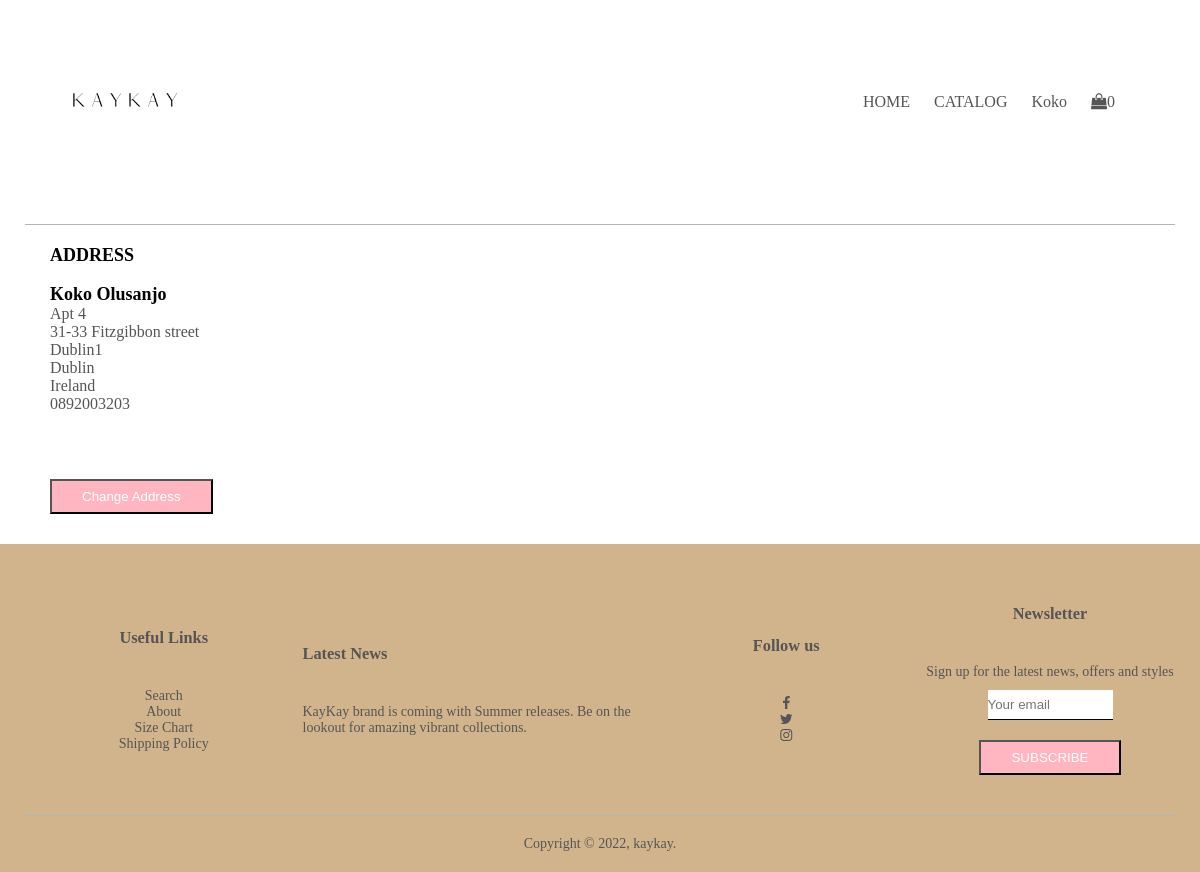
/address (signed in), run on the app's committed database.
### tables this page shows
CREATE TABLE users
    (id INTEGER PRIMARY KEY NOT NULL,
    hash TEXT NOT NULL,
    first_name VARCHAR NOT NULL,
    last_name VARCHAR NOT NULL,
    email TEXT NOT NULL,
    created_at DATETIME DEFAULT CURRENT_TIMESTAMP,
    address_1 TEXT NOT NULL,
    address_2 TEXT NOT NULL,
    city VARCHAR NOT NULL,
    state VARCHAR NOT NULL,
    country VARCHAR NOT NULL,
    phone VARCHAR NOT NULL,
    mom_maiden_name VARCHAR NOT NULL,
    born_city VARCHAR NOT NULL);

### app.py (the view)
@app.route("/address")
@login_required
def address():
    user_info = get_user()
    return render_template("address.html", user_info=user_info)

### app.py (called while the page is built)
@app.after_request
def after_request(response):
    response.headers["Cache-Control"] = "no-cache, no-store, must-revalidate"
    response.headers["Expires"] = 0
    response.headers["Pragma"] = "no-cache"
    return response

### import_functions.py (called while the page is built)
def login_required(f):
    @wraps(f)
    def decorated_function(*args, **kwargs):
        print(session.get("user_id"))
        if session.get("user_id") is None or session.get("user_id") == 0:
            return redirect("/logon")
        return f(*args, **kwargs)
    return decorated_function

def get_user():
    user = db.execute("""SELECT *
                          FROM users
                          WHERE id = ?""",
                          session["user_id"])
    return user

### templates/address.html (shortened to what this page needs)
{% extends "layout.html" %}
{% block main %}
<div class="address-page">
    <div class="container">
        <div class="row">
                <div class="address">
                    <span> ADDRESS </span>
                    <br></br>
                    {% for user in user_info %}
                    <span> {{ user["first_name"] }} {{ user["last_name"] }}</span>
                    <p> {{ user["address_1"] }}</p>
                    <p> {{ user["address_2"] }}</p>
                    <p> {{ user["city"] }}</p>
                    <p> {{ user["state"] }}</p>
                    <p> {{ user["country"] }}</p>
                    <p> {{ user["phone"] }}</p>
                    {% endfor %}
                    <br></br>
                    <a href="/changeAddress"><button type="submit" class="btn-2">Change Address</button></a>
                </div>
            </div>
        </div>
    </div>
</div>
{% endblock %}

### templates/layout.html (shortened to what this page needs)
<!DOCTYPE html>
<html lang="en">
<head>
    <link href="/static/CSS/style.css" rel="stylesheet">
    <link href="https://stackpath.bootstrapcdn.com/font-awesome/4.7.0/css/font-awesome.min.css" rel="stylesheet">
    <link rel='stylesheet' href='https://cdnjs.cloudflare.com/ajax/libs/font-awesome/4.7.0/css/font-awesome.min.css'>
</head>
<body>
    <div class="container">
        <div class="navbar">
            <div class="logo">
                <a href="/"><img src="/static/images/kb2.PNG" width="160px"></a>
            </div>
            <nav>
                {% if session["user_id"] %}
                <ul id="MenuItems">
                    <li><a href="/">HOME</a></li>
                    <li><a href="/catalog">CATALOG</a></li>
                    <li><a href="/profile">{{ session["first_name"] }}</a></li>
                    <li><a href="/cart"><i class='fa fa-shopping-bag'></i>{{ session["cart"] | length }}</a><li>
                </ul>
                {% endif %}
            </nav>
        </div>
        <hr>
        <main class="container-fluid py-5 text-center">
            {% block main %}{% endblock %}
    <div class="footer">
        <div class="container">
            <div class="row">
                <div class="footer-col-1">
                    <h3>Useful Links</h3>
                    <ul>
                        <li><a href="">Search</a></li>
                        <li><a href="">About</a></li>
                        <li>Size Chart</li>
                        <li>Shipping Policy</li>
                    </ul>
                </div>
                <div class="footer-col-2">
                    <h3>Latest News</h3>
                    <p>KayKay brand is coming with Summer releases. Be on the lookout for amazing vibrant collections.
                </div>
                <div class="footer-col-3">
                    <h3>Follow us</h3>
                    <ul>
                        <li><a href=""><i class='fa fa-facebook'></i></a></li>
                        <li><a href=""><i class='fa fa-twitter'></i></a></li>
                        <li><a href=""><i class='fa fa-instagram'></i></a></li>
                    </ul>
                </div>
                <div class="footer-col-4">
                    <h3>Newsletter</h3>
                    <p> Sign up for the latest news, offers
                        and styles</p>
                    <form action="/subscribe" method="post">
                        <div class="mb-3">
                            <input autocomplete="off" class="form-control mx-auto w-auto" id="email" name="email" placeholder="Your email" type="text" required>
                        </div>
                        <div>
                        <button class="btn2" type="submit">SUBSCRIBE</button>
                        </div>
                    </form>
                </div>
            </div>
            <hr>
            <p class="copyright">Copyright © 2022, kaykay.</p>
        </div>
    </div>
</body>
</html>

### static/CSS/style.css (style rules this page uses)
* { margin: 0; padding: 0; box-sizing: border-box; }
.navbar { display: flex; align-items: center; padding: 20px; }
nav { flex: 1; text-align: right; }
nav ul { display: inline-block; list-style-type: none; }
nav li { display: inline-block; margin-right: 20px; -webkit-transition: color 2s; transition: color 2s; }
a { text-decoration: none; color: #555; }
p { color: #555; }
.container { max-width: 1300px; margin: auto; padding-left: 25px; padding-right: 25px; }
.container hr { border: none; background: #b5b5b5; height: 1px; margin: 20px 0; }
.row { display: flex; align-items: center; flex-wrap: wrap; justify-content: space-around; }
.btn-2 { display: inline-block; background: lightpink; color: white; padding: 8px 30px; margin: 30px 0; flex-wrap: wrap; transition: 0.5; }
.footer { background: tan; color: #555; font-size: 14px; padding: 60px 0 20px; }
.footer p { color: #555; }
.footer h3 { margin-bottom: 40px; }
.footer-col-1, .footer-col-2, .footer-col-3, .footer-col-4 { min-width: 250px; margin-bottom: 20px; }
.footer-col-2 { flex-basis: 30% }
.footer-col-4 { flex: 1; text-align: center; }
.footer-col-1, .footer-col-3 { flex: 1; flex-basis: 12%; text-align: center; }
ul { list-style-type: none; }
.btn2 { display: inline-block; background: lightpink; color: white; padding: 8px 30px; flex-wrap: wrap; margin-top: 10px; }
.copyright { text-align: center; }
form input { width:50%; height:30px; margin: 10px 0; border: none; border-bottom: 1px solid black; }
.address { width: 100%; float: left; }
.address span { font-weight: bolder; font-size: large; }

### data on the page
users: first_name "Koko", last_name "Olusanjo", address_1 "Apt 4", address_2 "31-33 Fitzgibbon street", city "Dublin1", state "Dublin", country "Ireland", phone "0892003203"

### other printed values
{{ session["cart"] | length }} "0"
